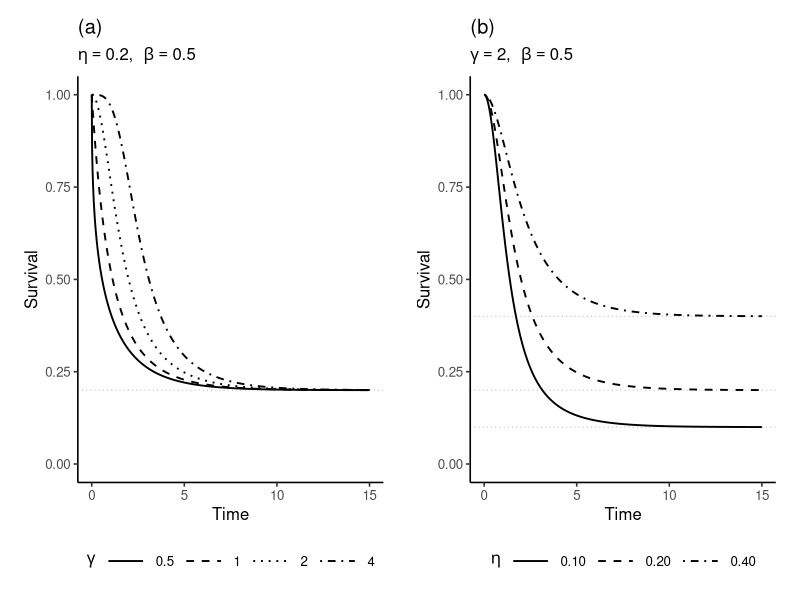
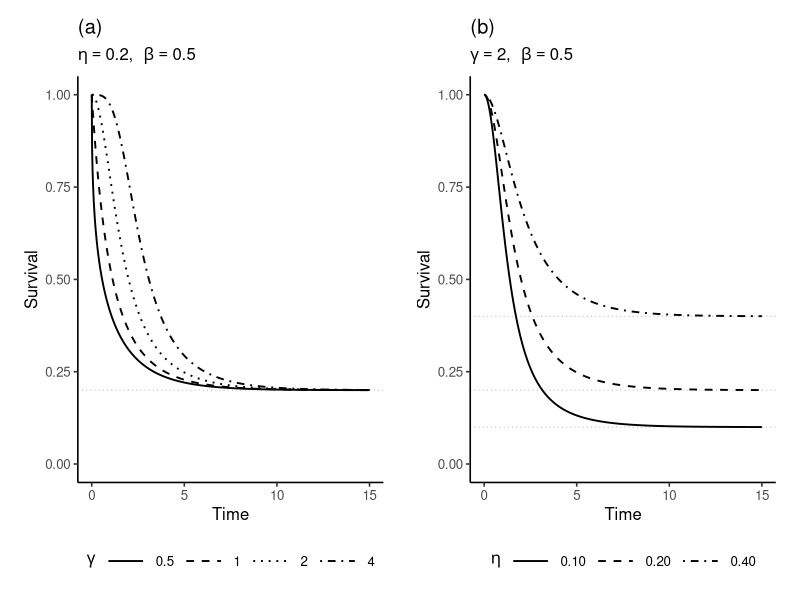

R code for these plots, in order:
# install.packages(c("ggplot2", "patchwork"))
library(ggplot2)
library(patchwork)

# Equation (14): compute alpha from the target cure fraction.
alpha_from_eta <- function(eta, beta, gamma) {
  beta * log1p(((1 - eta) / eta)^(1 / gamma))
}

surv_ollmgo <- function(t, eta, beta, gamma) {
  alpha <- alpha_from_eta(eta, beta, gamma)
  q <- -(alpha / beta) * expm1(-beta * t)
  1 / (1 + expm1(q)^gamma)
}

beta <- 0.5
t <- seq(0, 15, length.out = 801)
gamma_values <- c(0.5, 1, 2, 4)
eta_values <- c(0.10, 0.20, 0.40)

left_data <- do.call(rbind, lapply(gamma_values, function(gamma) {
  data.frame(t, survival = surv_ollmgo(t, 0.20, beta, gamma),
             curve = as.character(gamma))
}))
left_data$curve <- factor(left_data$curve, levels = as.character(gamma_values))

right_data <- do.call(rbind, lapply(eta_values, function(eta) {
  data.frame(t, survival = surv_ollmgo(t, eta, beta, 2),
             curve = sprintf("%.2f", eta))
}))
right_data$curve <- factor(right_data$curve, levels = sprintf("%.2f", eta_values))

survival_panel <- function(data, limits, styles, panel, subtitle, legend) {
  ggplot(data, aes(t, survival)) +
    geom_hline(yintercept = limits, colour = "grey70",
               linetype = "dotted", linewidth = 0.35) +
    geom_line(aes(linetype = curve), colour = "black", linewidth = 0.65) +
    scale_linetype_manual(values = styles) +
    scale_x_continuous(breaks = seq(0, 15, 5)) +
    scale_y_continuous(breaks = seq(0, 1, 0.25)) +
    coord_cartesian(xlim = c(0, 15), ylim = c(0, 1)) +
    labs(title = panel, subtitle = subtitle, x = "Time",
         y = "Survival", linetype = legend) +
    theme_classic(base_size = 12) +
    theme(legend.position = "bottom",
          legend.key.width = grid::unit(1.1, "cm"),
          plot.margin = margin(8, 12, 8, 12))
}

p_left <- survival_panel(
  left_data, 0.20, c("solid", "dashed", "dotted", "dotdash"), "(a)",
  expression(paste(eta == 0.20, ",  ", beta == 0.5)), expression(gamma)
)

p_right <- survival_panel(
  right_data, eta_values, c("solid", "dashed", "dotdash"), "(b)",
  expression(paste(gamma == 2, ",  ", beta == 0.5)), expression(eta)
)

figure <- p_left + p_right + plot_layout(ncol = 2, guides = "keep")
print(figure)

# Optional exports for the manuscript.
# ggsave("OLLMGo_survival_eta.pdf", figure, width = 10, height = 4.3, units = "in")
 ggsave("OLLMGo_survival_eta.eps", figure, width = 10, height = 4.3,
       units = "in", device = "eps")
